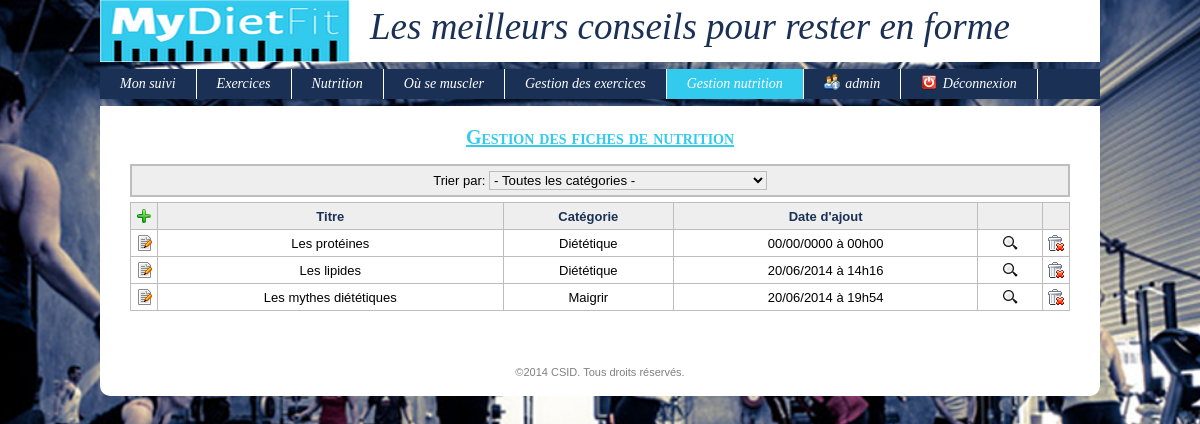
The page /index.php?uc=admin&action=lstNutrition (signed in) on the database as committed earlier.
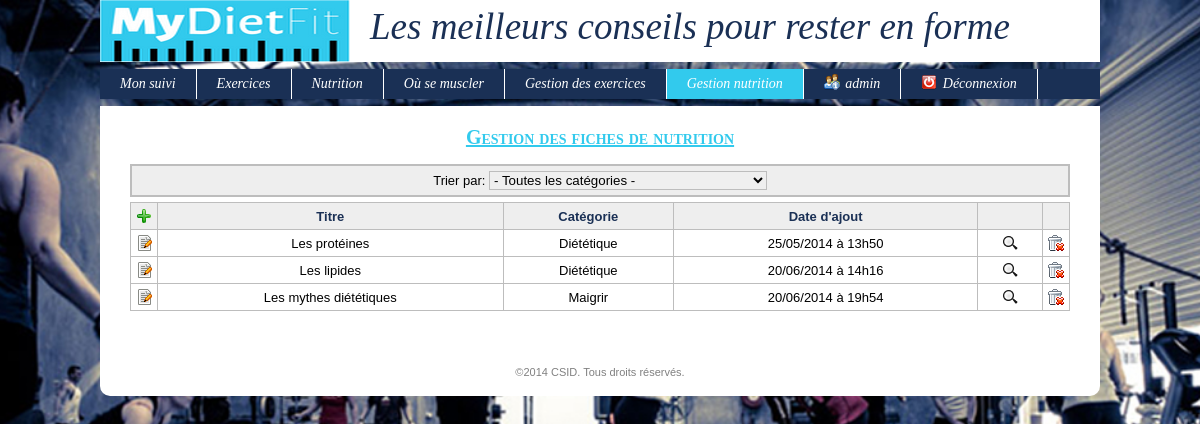
The same page on the database as committed later.
### tables this page shows
CREATE TABLE IF NOT EXISTS `fichenutrition` (
  `idFicheNutrition` int(11) unsigned NOT NULL AUTO_INCREMENT,
  `dateAjout` datetime NOT NULL DEFAULT '0000-00-00 00:00:00',
  `contenu` text,
  `titre` varchar(100) NOT NULL DEFAULT '',
  `idCategorieNutrition` int(10) unsigned NOT NULL DEFAULT '0',
  `image` varchar(60) NOT NULL DEFAULT '',
  `video` varchar(60) NOT NULL DEFAULT '',
  PRIMARY KEY (`idFicheNutrition`),
  KEY `FK_fichenutrition_1` (`idCategorieNutrition`)
);

CREATE TABLE IF NOT EXISTS `categorienutrition` (
  `idCategorie` int(10) unsigned NOT NULL AUTO_INCREMENT,
  `libelleCategorie` varchar(45) NOT NULL DEFAULT '',
  PRIMARY KEY (`idCategorie`)
);

### config.inc.php (called while the page is built, shortened)
<?php
$_CONFIG = array
(
	"DB_ServerHost" => "localhost",
	"DB_Username" => "root",
    "DB_Password" => "",
    "DB_Database" => "mydietfit_bdd",
    "DIR_Control" => "controleurs/",
    "DIR_View" => "vues/",
    "DIR_Model" => "modules/fonctions/php/",
    "DIR_Dynamic" => "modules/fonctions/js/",
    "DIR_XML" => "modules/fonctions/xml/",
    "DIR_Plugin" => "modules/plugins/",
    "DIR_CSS" => "modules/themes/",
    "DIR_Attachment" => "ressources/documents/",
    "DIR_Image" => "ressources/images/",
	"EML_Envoi" => false,
	"EML_ServerSMTP" => "",
	"EML_PortSMTP" => "",
);
?>

### modules/fonctions/php/nutrition.inc.php (called while the page is built, shortened)
<?php
function getLesNutritions($idCategorie = null)
{
	$req = "SELECT * FROM fichenutrition";
	$conx = connexion();
	$res = mysql_query($req, $conx) or die("<u>Erreur SQL (getLesNutritions)</u>: ".mysql_error()." <br>");
	$lesNutritions = array();
	$ligne = mysql_fetch_assoc($res);
	while($ligne != false)
	{
		$lesNutritions[] = $ligne;
		$ligne = mysql_fetch_assoc($res);
	}
	return $lesNutritions;
}
?>

### modules/fonctions/php/generale.inc.php (called while the page is built, shortened)
<?php
function connexion()
{
	global $_CONFIG;
	$hote = $_CONFIG['DB_ServerHost'];
	$login = $_CONFIG['DB_Username'];
	$mdp = $_CONFIG['DB_Password'];
	$bd = $_CONFIG['DB_Database'];
	$connexion = @mysql_connect($hote, $login, $mdp) or die("<u>Erreur SQL (Connexion au serveur impossible)</u>: ".mysql_error()." <br>");
	return $connexion;
}
function getMySqlString($champ, $elseValue = null, $noCote = 0)
{
	$cote = ($noCote) ? null : "'";
	if(isset($champ) && $champ) $result = $cote.mysql_real_escape_string($champ, connexion()).$cote;
	else if(is_null($champ) || $champ == "") $result = "NULL";
	else $result = $cote.mysql_real_escape_string($elseValue, connexion()).$cote;
	return $result;
}
function dateFR($date, $type = 1)
{
	$dateFinale = null;
	if($date)
	{
		$dateFinale = $date;
		$split = explode(" ", $date);
		if(count($split) == 2)
		{
			$splitDate = explode("-", $split[0]);
			$splitHeure = explode(":", $split[1]);
			if(count($splitDate) == 3) { $annee = $splitDate[0]; $mois = $splitDate[1]; $jour = $splitDate[2]; }
			if(count($splitHeure) == 3) { $heure = $splitHeure[0]; $minute = $splitHeure[1]; }
			switch($type)
			{
				case 1: $dateFinale = $jour."/".$mois."/".$annee." à ".$heure."h".$minute; break;
			}
		}
	}
	return $dateFinale;
}
?>

### modules/fonctions/php/categorieNutrition.inc.php (called while the page is built, shortened)
<?php
function getUneCategorie($idCategorie)
{
	$req = "SELECT * FROM categorienutrition where idCategorie = ".getMySqlString($idCategorie);
	$conx = connexion();
	$res = mysql_query($req, $conx) or die ("<u>Erreur SQL (getUneCategorie)</u>: ".mysql_error()." <br>");
	$uneCategorie = mysql_fetch_assoc($res);
	return $uneCategorie;
}
?>

### vues/v_lstNutrition.php (the view, shortened to what this page needs)
<?php
if(isset($lesNutritions))
{
	echo "<div class='headFrm'><form method='get' action='index.php'>
	<input type='hidden' name='uc' value=$uc>
	<input type='hidden' name='action' value=$action>
	Trier par: <select onChange='document.forms[0].submit();' name='idCategorie' style='width: 30%;'>
					<option value='0' style='color: #808080;'> - Toutes les catégories - </option>";
	echo "</select></form></div>";
	echo "<table class='sortable'>
			<tr>
				<th> <a href='index.php?uc=admin&action=frmAddNutrition'><img src='".$_CONFIG['DIR_Image']."imgAdd.png' title='Ajouter une fiche nutrition'></a> </th>
				<th>Titre</th>
				<th>Catégorie</th>
				<th>Date d'ajout</th>
				<th></th>
				<th></th>
			</tr>";
	foreach($lesNutritions as $uneNutrition)
	{
		$idNutrition = $uneNutrition['idFicheNutrition'];
		$titre = $uneNutrition['titre'];
		$idCategorie = $uneNutrition['idCategorieNutrition'];
		$uneCategorie = getUneCategorie($idCategorie);
		$libelle = $uneCategorie['libelleCategorie'];
		$dateAjout = dateFR($uneNutrition['dateAjout']);
		$urlFiche = "index.php?uc=admin&action=frmModifNutrition&idNutrition=$idNutrition";
		$paramTD = "onClick=document.location.href='index.php?uc=admin&action=frmModifNutrition&idNutrition=$idNutrition' title=\"Cliquez ici pour modifier la fiche nutrition\"";
		$imgEdit = "<a href='$urlFiche'><img src='".$_CONFIG['DIR_Image']."imgEdit.png' title=\"Modifier la fiche nutrition\"></a>";
		$imgVoir = "<a href='index.php?uc=nutrition&action=v_nutrition&idNutrition=$idNutrition'><img src='$_CONFIG[DIR_Image]btnSearch.png' title=\"Voir la fiche de nutrition\"></a>";
		$imgSuppr = "<a onClick=confirmDelNutrition($idNutrition);><img src='".$_CONFIG['DIR_Image']."imgTrash.png' title=\"Supprimer la fiche nutrition\"></a>";
		echo "<tr class='ligneTableau'>
			<td width='16'> $imgEdit </td>
			<td $paramTD> $titre </td>
			<td $paramTD> $libelle </td>
			<td $paramTD> $dateAjout </td>
			<td $paramTD> $imgVoir </td>
			<td width='16'> $imgSuppr </td>
		</tr>";
	}
	echo "</table><br>";
}

Rows that differ between the two databases and show on the page:
changed fichenutrition "Les protéines": dateAjout "00/00/0000 à 00h00" → "25/05/2014 à 13h50"
